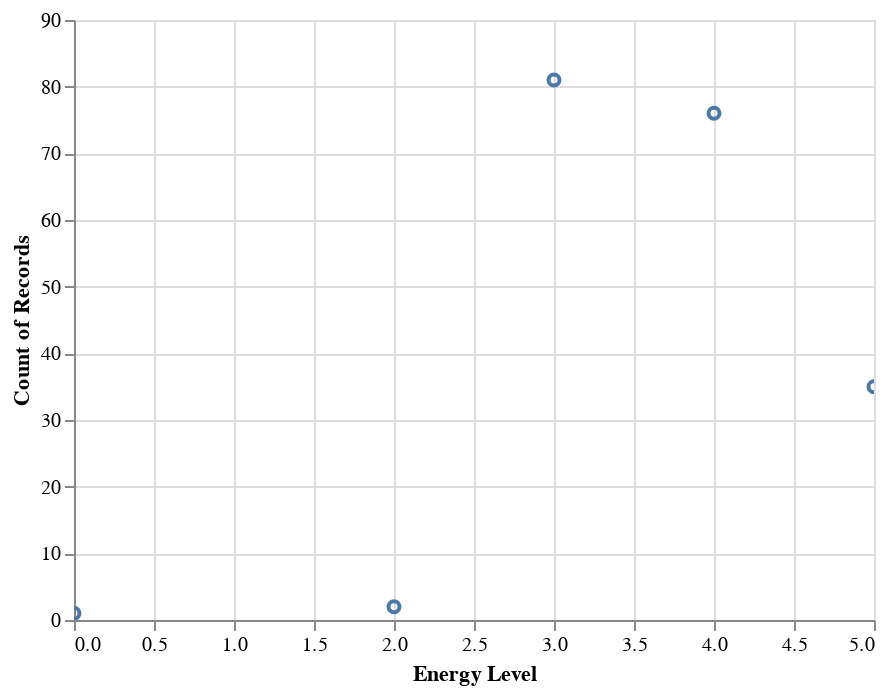

The notebook cell this image was saved under:
### Code cell
def plot_altair(xcol):
    chart = alt.Chart(df).mark_point().encode(
        x=xcol,
        y='count()'
    ).interactive()
    return chart
plot_altair("Energy Level")

### Figure 1 — Vega-Lite specification as saved in the notebook (floating-point values rounded to 4 significant figures; data arrays with more than 128 entries replaced by an {"elided": "..."} marker saying what was removed)
{"config": {"view": {"continuousWidth": 400, "continuousHeight": 300}}, "data": {"name": "data-b511e0a2aee6628625a5f0857398095a"}, "mark": "point", "encoding": {"x": {"field": "Energy Level", "type": "quantitative"}, "y": {"aggregate": "count", "type": "quantitative"}}, "selection": {"selector011": {"type": "interval", "bind": "scales", "encodings": ["x", "y"]}}, "$schema": "https://vega.github.io/schema/vega-lite/v4.17.0.json", "datasets": {"data-b511e0a2aee6628625a5f0857398095a": {"elided": "195 records"}}}
